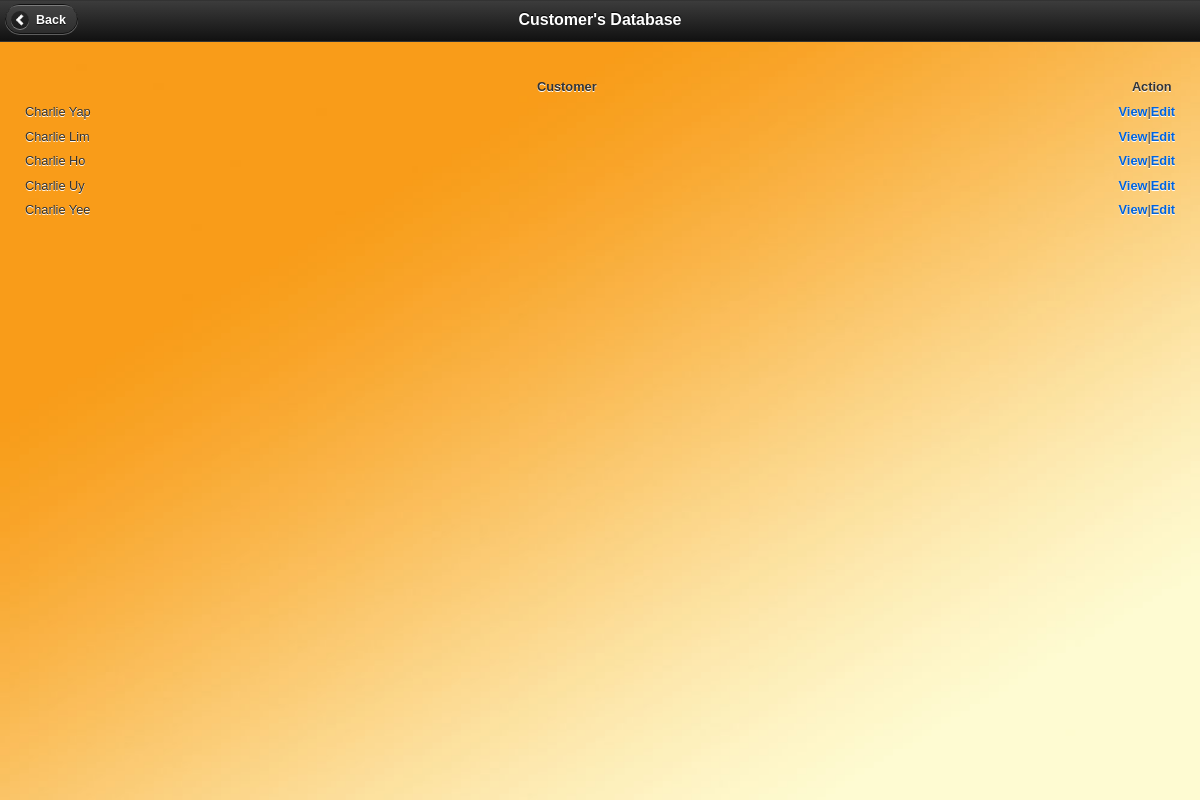
/cus-view.php, run on the app's committed database.
### tables this page shows
CREATE TABLE `guest` (
  `Guest_id` int(4) NOT NULL AUTO_INCREMENT,
  `TDate` date NOT NULL,
  `Name` varchar(100) NOT NULL,
  `Company` varchar(100) NOT NULL,
  `venue` varchar(30) NOT NULL,
  `Address` varchar(100) NOT NULL,
  `Contact_no` varchar(11) NOT NULL,
  `Payment` varchar(20) NOT NULL,
  `Amount` int(11) NOT NULL,
  `Status` varchar(20) NOT NULL,
  `Quantity_reserve` int(4) NOT NULL,
  `Nights` int(4) NOT NULL,
  PRIMARY KEY (`Guest_id`)
);

### cus-view.php (the view, shortened to what this page needs)
<!DOCTYPE html>
<html>
	<link rel="stylesheet" href="css/jquery.mobile.min.css" />
	<link rel="stylesheet" href="facebox/facebox.css" />
<body>
	<div data-role="page" class="type-home"
			style="background-image: url('images/bg.jpg');
					background-attachment: fixed;
					background-repeat: repeat;
					background-size: 100% 100%;">
	<div data-role="header" data-position="inline">
			<a href="index.php" data-icon="arrow-l">Back</a>
			<h1>Customer's Database</h1>
		</div>
		<br>
			<div data-role="content">
				<center>
					<div id="dt_example">
					<table cellpadding="0" cellspacing="0" border="0" class="display" id="example">
					<thead>
						<tr>
							<th>Customer</th>
							<?php if($_SESSION['user_type'] != 'User'){ ?><th style="width:50px;">Action</th><?php } ?>
						</tr>
					</thead>
					<tbody>
					<?php
					$customerdatabase = mysql_query("SELECT * FROM guest") ?>
					<?php
						while($row = mysql_fetch_array($customerdatabase)){
								echo '<tr>';
								echo '<td>'.$row['Name'].'</td>';
							echo '<td>';
							echo'<a href="cus-details.php?Guest_id=' .$row['Guest_id'] . ' data-rel="dialog" data-transition="pop"">' . 'View' . '</a>';
							echo'|';
							echo'<a href="editcus.php?Guest_id=' .$row['Guest_id'] . ' data-rel="dialog" data-transition="pop">' . 'Edit' . '</a>';
									echo '</td>';
								echo '</tr> ';
								  }
					?>
					</tbody>
					</table>
					</div>
			</div>
	</div>
</body>
</html>

### css/demo_page.css (style rules this page uses)
#dt_example { font: 80%/1.45em "Lucida Grande", Verdana, Arial, Helvetica, sans-serif; margin: 0; padding: 0; color: #33; }
#dt_example a { color: #0063DC; text-decoration: none; }

### css/demo_table_jui.css (style rules this page uses)
table.display thead th { padding: 3px 0px 3px 10px; cursor: pointer; * cursor: hand; }
table.display { margin: 0 auto; width: 100%; clear: both; border-collapse: collapse; }
table.display td { padding: 3px 10px; }

### data on the page
guest: Name "Charlie Yap"
guest: Name "Charlie Lim"
guest: Name "Charlie Ho"
guest: Name "Charlie Uy"
guest: Name "Charlie Yee"
